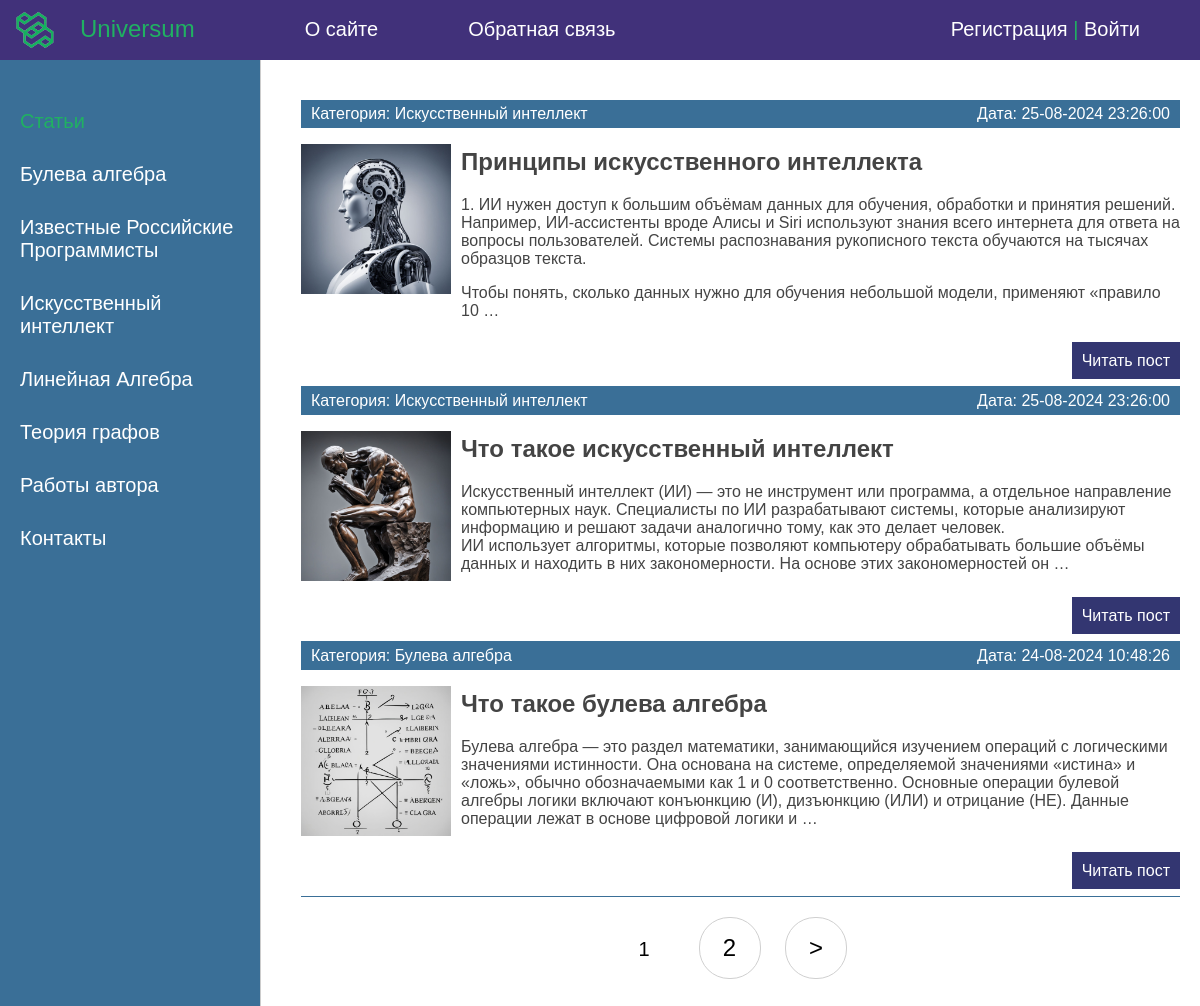
The page / on the database its author committed.
### science/models.py (models this page shows, shortened)
class Category(models.Model):
    name = models.CharField(max_length=100, db_index=True, verbose_name='Категория')
    slug = models.SlugField(max_length=255, unique=True, db_index=True, verbose_name='URL')
    def __str__(self):
        return self.name
    def get_absolute_url(self):
        return reverse('category', kwargs={'cat_slug': self.slug})
    class Meta:
        verbose_name = 'Категория'
        verbose_name_plural = 'Категории'
        ordering = ['id']

class Science(models.Model):
    title = models.CharField(max_length=255, verbose_name='Заголовок')
    slug = models.SlugField(max_length=255, unique=True, db_index=True, verbose_name='URL')
    content = models.TextField(blank=True, verbose_name='Текст статьи')
    photo = models.ImageField(upload_to="photos/%Y/%m/%d", verbose_name='Фото')
    time_create = models.DateTimeField(auto_now_add=True, verbose_name='Время создания')
    time_update = models.DateTimeField(auto_now=True, verbose_name='Время изменения')
    is_published = models.BooleanField(default=True, verbose_name='Публикация')
    cat = models.ForeignKey('Category', on_delete=models.PROTECT,  verbose_name='Категории')
    def get_absolute_url(self):
        return reverse('post', kwargs={'post_slug': self.slug})
    class Meta:
        verbose_name = 'Научная статья'
        verbose_name_plural = 'Научные статьи'
        ordering = ['id']

### science/views.py (the view)
# urls.py: path('', ScienceHome.as_view(), name='home'),
class ScienceHome(DataMixin, ListView):
    model = Science
    template_name = 'science/home_page.html'
    context_object_name = 'posts'
    extra_context = {'title': 'Главная страница'}
    def get_context_data(self, *, object_list=None, **kwargs):
        context = super().get_context_data(**kwargs)
        c_def = self.get_user_context(title='Главная страница')
        return dict(list(context.items()) + list(c_def.items()))
    def get_queryset(self):
        return Science.objects.filter(is_published=True).select_related('cat')

### science/utils.py (called while the page is built)
    def get_user_context(self, **kwargs):
        context = kwargs
        cats = cache.get('cats')
        if not cats:
            cats = Category.objects.annotate(Count('science'))
            cache.set('cats', cats, 60)
        cats = Category.objects.annotate(Count('science'))
        user_menu = menu.copy()
        if not self.request.user.is_authenticated:
            user_menu.pop(1)
        context['menu'] = user_menu
        context['cats'] = cats
        if 'cat_selected' not in context:
            context['cat_selected'] = 0
        return context

### science/templates/science/home_page.html (shortened to what this page needs)
{% load static %}
{% load science_tags %}
<!DOCTYPE html>
<html lang="ru" xmlns="http://www.w3.org/1999/html">
<head>
    <link type="text/css" href="{% static 'science/css/styles.css' %}" rel="stylesheet"/>
</head>
<body>
<table class="table-page" border=0 cellpadding="0" cellspacing="0">
    <tr>
        <td valign=top>
            {% block mainmenu %}
            <div class="header">
                <ul id="mainmenu" class="mainmenu">
                    <li class="logo"><a href="{% url 'home' %}">
                        <div class="logo"><img src="{% static 'science/images/header_website_logo.png' %}"/>
                        </div>
                    </a></li>
                    <li>
                        <div class="logo-name"><p>Universum</p></div>
                    </li>
                    {% for m in menu %}
                    <li><a href="{% url m.url_name %}">{{m.title}}</a></li>
                    {% endfor %}
                    {% if request.user.is_authenticated %}
                    <li class="last"> {{user.username}} | <a href="{% url 'logout' %}">Выйти</a></li>
                    {% else %}
                    <li class="last"><a href="{% url 'register' %}">Регистрация</a> | <a
                            href="{% url 'login' %}">Войти</a></li>
                    {% endif %}
                </ul>
            </div>
            {% endblock mainmenu %}
            <table class="table-content" border=0 cellpadding="0" cellspacing="0">
                <tr>
                    <td valign="top" class="left-chapters">
                        <ul id="leftchapters">
                            {% if cat_selected == 0 %}
                            <li class="selected">Статьи</li>
                            {% else %}
                            <li><a href="{% url 'home' %}">Статьи</a></li>
                            {% endif %}
                            {% for c in cats %}
                            {% if c.science__count > 0 %}
                            {% if c.pk == cat_selected %}
                            <li class="selected">{{c.name}}</li>
                            {% else %}
                            <li><a href="{{ c.get_absolute_url }}">{{c.name}}</a></li>
                            {% endif %}
                            {% endif %}
                            {% endfor %}
                            <li><a href="#">Работы автора</a></li>
                            <li><a href='#'>Контакты</a></li>
                        </ul>
                    </td>
                    <td valign="top" class="content">
                        <main class="content-main">
                            {% block content %}
                            <ul class="list-articles">
                                {% for p in posts %}
                                <li>
                                    <div class="article-panel">
                                        <p class="first">Категория: {{p.cat}}</p>
                                        <p class="last">Дата: {{p.time_update|date:"d-m-Y H:i:s"}}</p>
                                    </div>
                                    {% if p.photo %}
                                    <p><img class="img-article-left thumb" src="{{p.photo.url}}"></p>
                                    {% endif %}
                                    <h2>{{p.title}}</h2>
                                    {% autoescape on %}
                                    {{p.content|linebreaks|truncatewords:50}}
                                    {% endautoescape %}
                                    <p class="link-read-post"><a href="{{ p.get_absolute_url }}">Читать пост</a></p>
                                </li>
                                {% endfor %}
                            </ul>
                            {% endblock %}
                            {% if page_obj.has_other_pages %}
                            <nav class="list-pages">
                                <ul>
                                    {% for p in paginator.page_range %}
                                    {% if page_obj.number == p %}
                                    <li class="page-num-selected">{{ p }}</li>
                                    {% elif p >= page_obj.number|add:-2 and p <= page_obj.number|add:2 %}
                                    <li class="page-num">
                                        <a href="?page={{ p }}">{{ p }}</a>
                                    </li>
                                    {% endif %}
                                    {% endfor %}
                                    {% if page_obj.has_next %}
                                    <li class="page-num">
                                        <a href="?page={{ page_obj.next_page_number }}">&gt;</a>
                                    </li>
                                    {% endif %}
                                </ul>
                            </nav>
                            {% endif %}
                        </main>
                    </td>
                </tr>
            </table>
        </td>
    </tr>
</table>
</body>
</html>

### science/static/science/css/styles.css (style rules this page uses)
html, body { font-family: 'Arial'; margin: 0; padding: 0; height: 100%; width: 100%; color: #444; }
a { color: #0059b2; text-decoration: none; }
img { max-width: 600px; height: auto; }
img.img-article-left { max-width: 300px; height: auto; float: left; padding: 0 10px 10px 0; }
img.img-article-left.thumb { max-width: 150px; height: auto; }
p.link-read-post { text-align: right; }
p.link-read-post a { padding: 10px; min-width: 100px; background: #333671; color: #fff; text-decoration: none; }
div.article-panel { background: #3a6f97; padding: 5px 10px 5px 10px; box-sizing: border-box; overflow: hidden; color: #FFFFFF; }
div.article-panel p.first { margin: 0; float: left; }
div.article-panel p.last { margin: 0; float: right; }
ul.list-articles { list-style: none; margin: 0; padding: 0; }
ul.list-articles li { border-bottom: 1px solid #3a6f97; }
.table-page { width: 100%; height: 100%; vertical-align: top; }
.table-page tr { height: 100%; }
.header { padding-right: 20px; background: #41317A; height: 60px; }
.logo img { width: 110px; height: 50px; }
.logo { margin-top: 5px; margin-left: -40px; }
ul.mainmenu { list-style: none; margin: 0; padding: 0; color: #20b162; font-size: 20px; overflow: hidden; }
ul.mainmenu li { padding-left: 20px; float: left; margin: 18px 40px 0 30px; }
ul.mainmenu li.logo { margin: 0; }
ul.mainmenu li.last { float: right; }
.logo-name p { font-size: 24px; color: #20b162; margin-top: -3px; margin-left: -60px; padding-right: 20px; }
ul.mainmenu li a { color: #FFFFFF; text-decoration: none; }
.table-content { width: 100%; min-height: 100%; height: 100%; }
.left-chapters { margin: 0; background: #3a6f97; border-right: 1px solid #ccc; min-height: 100%; }
.left-chapters ul { width: 230px; min-height: 100%; margin: 0; padding: 20px 10px 10px 20px; list-style: none; font-size: 20px; }
.left-chapters ul li { margin: 30px 0 0 0; color: #999; }
.left-chapters ul li.selected { color: #20b162;; }
.left-chapters ul li a { color: #FFFFFF; text-decoration: none; }
.content { padding: 40px 20px 20px 40px; width: 100%; box-sizing: border-box; }
.list-pages { text-align: center; margin: 0 0 20px 0; }
.list-pages ul { margin: 20px 0 0 0; padding: 0; list-style: none; }
.list-pages ul li { display: inline-block; margin: 0 20px 0 0; }
.list-pages a { color: #000; font-size: 24px; text-decoration: none; }
.list-pages .page-num, .page-num-selected { display: inline-block; width: 60px; height: 44px; padding: 16px 0 0 0; border: 1px solid #d0d0d0; border-radius: 30px; }
.list-pages .page-num-selected { border: none; color: #000; font-size: 20px; }

### rows shown on the page
Category: name "Булева алгебра"
Category: name "Известные Российские Программисты"
Category: name "Искусственный интеллект"
Category: name "Линейная Алгебра"
Category: name "Теория графов"
Science: cat "Искусственный интеллект", time_update "25-08-2024 23:26:00", photo (picture), title "Принципы искусственного интеллекта", content "1. ИИ нужен доступ к большим объёмам данных для обучения, обработки и принятия решений. Например, ИИ-ассистенты вроде Алисы и Siri используют знания всего интернета для ответа на вопросы пользователей. Системы распознавания рукописного текста обучаются на тысячах образцов текста. Чтобы понять, сколько данных нужно для обучения небольшой модели, применяют «правило 10 …"
Science: cat "Искусственный интеллект", time_update "25-08-2024 23:26:00", photo (picture), title "Что такое искусственный интеллект", content "Искусственный интеллект (ИИ) — это не инструмент или программа, а отдельное направление компьютерных наук. Специалисты по ИИ разрабатывают системы, которые анализируют информацию и решают задачи аналогично тому, как это делает человек. ИИ использует алгоритмы, которые позволяют компьютеру обрабатывать большие объёмы данных и находить в них закономерности. На основе этих закономерностей он …"
Science: cat "Булева алгебра", time_update "24-08-2024 10:48:26", photo (picture), title "Что такое булева алгебра", content "Булева алгебра — это раздел математики, занимающийся изучением операций с логическими значениями истинности. Она основана на системе, определяемой значениями «истина» и «ложь», обычно обозначаемыми как 1 и 0 соответственно. Основные операции булевой алгебры логики включают конъюнкцию (И), дизъюнкцию (ИЛИ) и отрицание (НЕ). Данные операции лежат в основе цифровой логики и …"

### other values the page prints
{{ m.title }} "О сайте" "Обратная связь"
{{ p }} "1"
{{ p }} "2"
